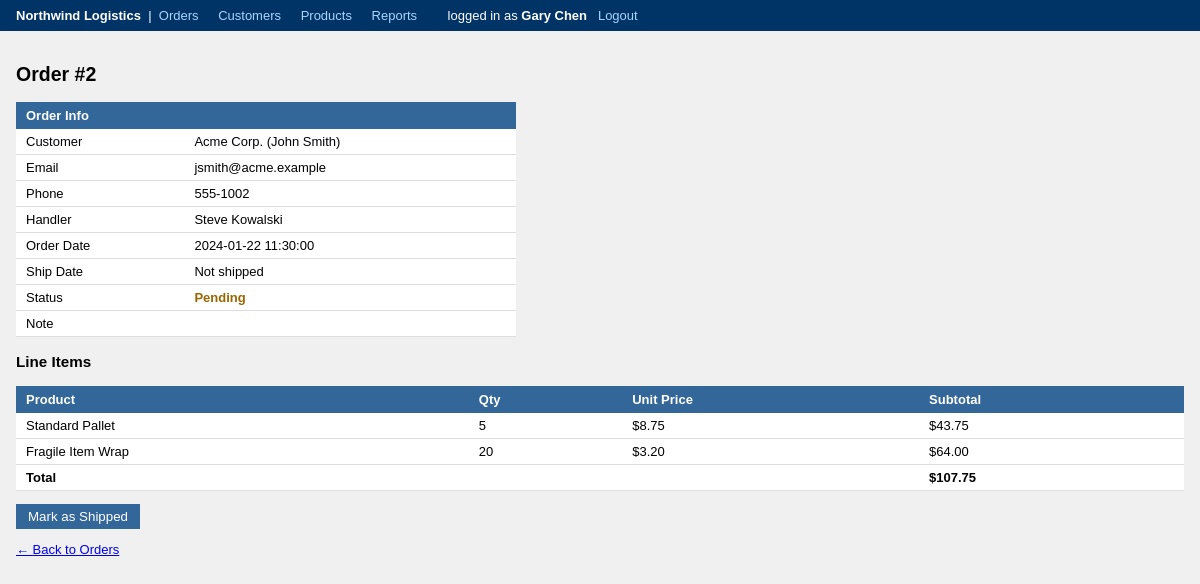
Page /legacy/index.php?page=order_detail&id=2 (signed in) on the committed database.
### tables this page shows
CREATE TABLE IF NOT EXISTS orders (
    order_id      INT          AUTO_INCREMENT PRIMARY KEY,
    customer_id   INT          NOT NULL,
    employee_id   INT          NOT NULL,
    order_date    DATETIME     NOT NULL DEFAULT NOW(),
    ship_date     DATETIME,
    status        ENUM('pending','shipped','cancelled') NOT NULL DEFAULT 'pending',
    note          TEXT,
    FOREIGN KEY (customer_id) REFERENCES customers(customer_id),
    FOREIGN KEY (employee_id) REFERENCES employees(employee_id)
);

CREATE TABLE IF NOT EXISTS customers (
    customer_id   INT          AUTO_INCREMENT PRIMARY KEY,
    company_name  VARCHAR(100) NOT NULL,
    contact_name  VARCHAR(100),
    email         VARCHAR(100),
    phone         VARCHAR(30),
    address       VARCHAR(200),
    city          VARCHAR(60),
    country       VARCHAR(60),
    created_at    DATETIME     DEFAULT NOW()
);

CREATE TABLE IF NOT EXISTS employees (
    employee_id   INT          AUTO_INCREMENT PRIMARY KEY,
    username      VARCHAR(50)  NOT NULL UNIQUE,
    password      VARCHAR(100) NOT NULL,         
    first_name    VARCHAR(50)  NOT NULL,
    last_name     VARCHAR(50)  NOT NULL,
    role          ENUM('admin','handler','viewer') NOT NULL DEFAULT 'handler',
    active        TINYINT(1)   NOT NULL DEFAULT 1,
    hired_date    DATE
);

CREATE TABLE IF NOT EXISTS order_items (
    item_id       INT           AUTO_INCREMENT PRIMARY KEY,
    order_id      INT           NOT NULL,
    product_id    INT           NOT NULL,
    quantity      INT           NOT NULL DEFAULT 1,
    unit_price    DECIMAL(10,2) NOT NULL,
    FOREIGN KEY (order_id)   REFERENCES orders(order_id),
    FOREIGN KEY (product_id) REFERENCES products(product_id)
);

CREATE TABLE IF NOT EXISTS products (
    product_id      INT           AUTO_INCREMENT PRIMARY KEY,
    product_name    VARCHAR(100)  NOT NULL,
    supplier_id     INT,
    category        VARCHAR(60),
    unit_price      DECIMAL(10,2) NOT NULL DEFAULT 0.00,
    units_in_stock  INT           NOT NULL DEFAULT 0,
    FOREIGN KEY (supplier_id) REFERENCES suppliers(supplier_id)
);

### legacy/index.php (the view, shortened to what this page needs)
<?php
$conn = mysql_connect('db', 'northwind', 'northwind123')
    or die('Cannot connect to database. Call IT at x4400.');
$page = isset($_GET['page']) ? $_GET['page'] : 'orders';
?><!DOCTYPE html>
<html>
<head>
</head>
<body>
<?php if ($page != 'login'): ?>
<div id="hdr">
    <strong>Northwind Logistics</strong> &nbsp;|&nbsp;
    <a href="index.php?page=orders">Orders</a>
    <a href="index.php?page=customers">Customers</a>
    <a href="index.php?page=products">Products</a>
    <?php if ($_SESSION['role'] == 'admin'): ?>
        <a href="index.php?page=reports">Reports</a>
    <?php endif; ?>
    &nbsp;&nbsp; logged in as <strong><?= $_SESSION['uname'] ?></strong>
    &nbsp; <a href="index.php?logout=1">Logout</a>
</div>
<?php endif; ?>
<div id="wrap">
<?php
if ($page == 'login'):
?>
    <h2>Northwind Logistics — Sign In</h2>
    <?php if (!empty($login_error)): ?><div class="err"><?= $login_error ?></div><?php endif; ?>
    <form method="post" action="index.php">
        <input type="hidden" name="action" value="login">
        <table style="width:300px">
            <tr><td>Username</td><td><input name="username" type="text" style="width:160px"></td></tr>
            <tr><td>Password</td><td><input name="password" type="password" style="width:160px"></td></tr>
            <tr><td colspan="2" style="padding-top:8px"><button class="btn" type="submit">Login</button></td></tr>
        </table>
    </form>
<?php
elseif ($page == 'order_detail'):
    $oid = intval($_GET['id']);
    $sql = "SELECT o.*, c.company_name, c.contact_name, c.email, c.phone,
                   e.first_name, e.last_name
            FROM orders o
            JOIN customers c ON o.customer_id = c.customer_id
            JOIN employees e ON o.employee_id = e.employee_id
            WHERE o.order_id = $oid";
    $result = mysql_query($sql, $conn);
    $order  = mysql_fetch_assoc($result);
    $sql_items = "SELECT oi.*, p.product_name
                  FROM order_items oi
                  JOIN products p ON oi.product_id = p.product_id
                  WHERE oi.order_id = $oid";
    $items = mysql_query($sql_items, $conn);
?>
    <h2>Order #<?= $oid ?></h2>
    <table style="width:500px;margin-bottom:16px">
        <tr><th colspan="2">Order Info</th></tr>
        <tr><td>Customer</td>  <td><?= htmlspecialchars($order['company_name']) ?> (<?= htmlspecialchars($order['contact_name']) ?>)</td></tr>
        <tr><td>Email</td>     <td><?= htmlspecialchars($order['email']) ?></td></tr>
        <tr><td>Phone</td>     <td><?= htmlspecialchars($order['phone']) ?></td></tr>
        <tr><td>Handler</td>   <td><?= htmlspecialchars($order['first_name'] . ' ' . $order['last_name']) ?></td></tr>
        <tr><td>Order Date</td><td><?= $order['order_date'] ?></td></tr>
        <tr><td>Ship Date</td> <td><?= $order['ship_date'] ? $order['ship_date'] : 'Not shipped' ?></td></tr>
        <tr><td>Status</td>    <td><span class="status-<?= $order['status'] ?>"><?= ucfirst($order['status']) ?></span></td></tr>
        <tr><td>Note</td>      <td><?= htmlspecialchars($order['note']) ?></td></tr>
    </table>
    <h3>Line Items</h3>
    <table>
        <tr><th>Product</th><th>Qty</th><th>Unit Price</th><th>Subtotal</th></tr>
        <?php $grand = 0; while ($item = mysql_fetch_assoc($items)):
              $sub = $item['quantity'] * $item['unit_price'];
              $grand += $sub;
        ?>
        <tr>
            <td><?= htmlspecialchars($item['product_name']) ?></td>
            <td><?= $item['quantity'] ?></td>
            <td>$<?= number_format($item['unit_price'], 2) ?></td>
            <td>$<?= number_format($sub, 2) ?></td>
        </tr>
        <?php endwhile; ?>
        <tr>
            <td colspan="3"><strong>Total</strong></td>
            <td><strong>$<?= number_format($grand, 2) ?></strong></td>
        </tr>
    </table>
    <?php if ($order['status'] == 'pending' && $_SESSION['role'] != 'viewer'): ?>
    <p>
        <form method="post" action="index.php" style="display:inline">
            <button class="btn" type="submit">Mark as Shipped</button>
        </form>
    </p>
    <?php endif; ?>
    <p><a href="?page=orders">← Back to Orders</a></p>
<?php
endif;
?>
</div>
</body>
</html>

### legacy/index.php (style rules this page uses)
body { font-family: Verdana, sans-serif; font-size: 13px; background: #f0f0f0; margin: 0; }
#hdr { background: #003366; color: white; padding: 8px 16px; }
#hdr a { color: #aad4ff; text-decoration: none; margin-right: 16px; }
#wrap { padding: 16px; }
table { border-collapse: collapse; width: 100%; background: white; }
th { background: #336699; color: white; padding: 6px 10px; text-align: left; }
td { padding: 5px 10px; border-bottom: 1px solid #ddd; }
.btn { background: #336699; color: white; border: none; padding: 5px 12px; cursor: pointer; }
.status-pending { color: #996600; font-weight: bold; }

### rows in the picture
orders: customer.company_name "Acme Corp.", customer.contact_name "John Smith", customer.email "jsmith@acme.example", customer.phone "555-1002", employee.last_name "Steve Kowalski", order_date "2024-01-22 11:30:00", status "Pending"
order_items: product.product_name "Standard Pallet", quantity "5", unit_price "8.75", sub "43.75"
order_items: product.product_name "Fragile Item Wrap", quantity "20", unit_price "3.20", sub "64.00"

### other values in the picture
$_SESSION['uname'] "Gary Chen"
$oid "2"
$grand "107.75"
